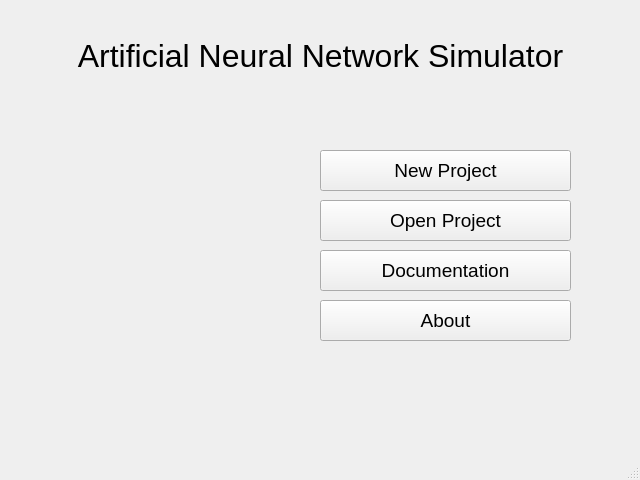
<?xml version="1.0" encoding="UTF-8"?>
<ui version="4.0">
 <class>MainWindow</class>
 <widget class="QMainWindow" name="MainWindow">
  <property name="geometry">
   <rect>
    <x>0</x>
    <y>0</y>
    <width>640</width>
    <height>480</height>
   </rect>
  </property>
  <property name="sizePolicy">
   <sizepolicy hsizetype="Minimum" vsizetype="Minimum">
    <horstretch>0</horstretch>
    <verstretch>0</verstretch>
   </sizepolicy>
  </property>
  <property name="minimumSize">
   <size>
    <width>640</width>
    <height>480</height>
   </size>
  </property>
  <property name="maximumSize">
   <size>
    <width>640</width>
    <height>480</height>
   </size>
  </property>
  <property name="windowTitle">
   <string>Neural Network Simulator</string>
  </property>
  <widget class="QWidget" name="centralwidget">
   <widget class="QLabel" name="label">
    <property name="geometry">
     <rect>
      <x>70</x>
      <y>40</y>
      <width>501</width>
      <height>31</height>
     </rect>
    </property>
    <property name="font">
     <font>
      <pointsize>24</pointsize>
     </font>
    </property>
    <property name="text">
     <string>Artificial Neural Network Simulator</string>
    </property>
    <property name="alignment">
     <set>Qt::AlignCenter</set>
    </property>
   </widget>
   <widget class="QPushButton" name="pushButton">
    <property name="geometry">
     <rect>
      <x>320</x>
      <y>150</y>
      <width>251</width>
      <height>41</height>
     </rect>
    </property>
    <property name="font">
     <font>
      <pointsize>14</pointsize>
     </font>
    </property>
    <property name="text">
     <string>New Project</string>
    </property>
   </widget>
   <widget class="QPushButton" name="pushButton_2">
    <property name="geometry">
     <rect>
      <x>320</x>
      <y>200</y>
      <width>251</width>
      <height>41</height>
     </rect>
    </property>
    <property name="font">
     <font>
      <pointsize>14</pointsize>
     </font>
    </property>
    <property name="text">
     <string>Open Project</string>
    </property>
   </widget>
   <widget class="QPushButton" name="pushButton_3">
    <property name="geometry">
     <rect>
      <x>320</x>
      <y>250</y>
      <width>251</width>
      <height>41</height>
     </rect>
    </property>
    <property name="font">
     <font>
      <pointsize>14</pointsize>
     </font>
    </property>
    <property name="text">
     <string>Documentation</string>
    </property>
   </widget>
   <widget class="QPushButton" name="pushButton_4">
    <property name="geometry">
     <rect>
      <x>320</x>
      <y>300</y>
      <width>251</width>
      <height>41</height>
     </rect>
    </property>
    <property name="font">
     <font>
      <pointsize>14</pointsize>
     </font>
    </property>
    <property name="text">
     <string>About</string>
    </property>
   </widget>
  </widget>
  <widget class="QStatusBar" name="statusbar"/>
 </widget>
 <resources>
  <include location="res.qrc"/>
 </resources>
 <connections>
  <connection>
   <sender>pushButton</sender>
   <signal>clicked()</signal>
   <receiver>MainWindow</receiver>
   <slot>hide()</slot>
   <hints>
    <hint type="sourcelabel">
     <x>445</x>
     <y>170</y>
    </hint>
    <hint type="destinationlabel">
     <x>319</x>
     <y>239</y>
    </hint>
   </hints>
  </connection>
  <connection>
   <sender>pushButton_2</sender>
   <signal>clicked()</signal>
   <receiver>MainWindow</receiver>
   <slot>hide()</slot>
   <hints>
    <hint type="sourcelabel">
     <x>445</x>
     <y>220</y>
    </hint>
    <hint type="destinationlabel">
     <x>319</x>
     <y>239</y>
    </hint>
   </hints>
  </connection>
  <connection>
   <sender>pushButton_3</sender>
   <signal>clicked()</signal>
   <receiver>MainWindow</receiver>
   <slot>hide()</slot>
   <hints>
    <hint type="sourcelabel">
     <x>445</x>
     <y>270</y>
    </hint>
    <hint type="destinationlabel">
     <x>319</x>
     <y>239</y>
    </hint>
   </hints>
  </connection>
  <connection>
   <sender>pushButton_4</sender>
   <signal>clicked()</signal>
   <receiver>MainWindow</receiver>
   <slot>hide()</slot>
   <hints>
    <hint type="sourcelabel">
     <x>445</x>
     <y>320</y>
    </hint>
    <hint type="destinationlabel">
     <x>319</x>
     <y>239</y>
    </hint>
   </hints>
  </connection>
 </connections>
</ui>
